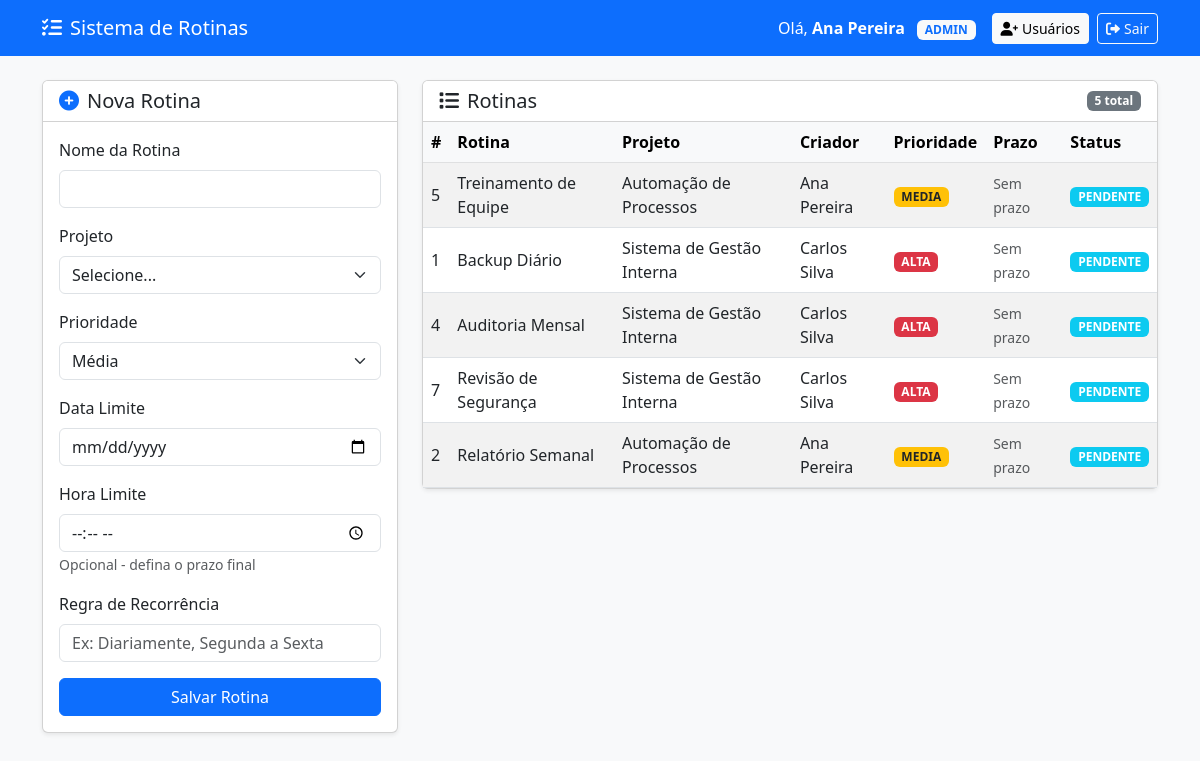
Page /php/interface.php (signed in) on the committed database.
### tables this page shows
CREATE TABLE `rotina` (
  `idRotina` int(11) NOT NULL,
  `idProjeto` int(11) NOT NULL,
  `idCriador` int(11) NOT NULL,
  `nome` varchar(255) NOT NULL,
  `dataHoraCriacao` datetime DEFAULT current_timestamp(),
  `dataConclusao` date DEFAULT NULL,
  `dataLimite` timestamp NULL DEFAULT NULL,
  `horaConclusao` time DEFAULT NULL,
  `recorrente` tinyint(1) DEFAULT 0,
  `recorrenciaRegra` varchar(255) DEFAULT NULL,
  `status` enum('PENDENTE','EM_EXECUCAO','CONCLUIDA','CANCELADA') NOT NULL DEFAULT 'PENDENTE',
  `prioridade` enum('BAIXA','MEDIA','ALTA') NOT NULL DEFAULT 'MEDIA',
  `ultimaModificacao` timestamp NOT NULL DEFAULT current_timestamp() ON UPDATE current_timestamp()
);

CREATE TABLE `projeto` (
  `idProjeto` int(11) NOT NULL,
  `idCriador` int(11) NOT NULL,
  `nome` varchar(255) NOT NULL
);

CREATE TABLE `usuario` (
  `idUsuario` int(11) NOT NULL,
  `idEmpresa` int(11) NOT NULL,
  `nome` varchar(255) NOT NULL,
  `cpf` varchar(14) NOT NULL,
  `email` varchar(255) NOT NULL,
  `senhaHash` varchar(255) NOT NULL,
  `nivel` enum('MASTER','ADMIN','FUNCIONARIO') NOT NULL,
  `status` enum('ATIVO','INATIVO','BLOQUEADO') NOT NULL DEFAULT 'ATIVO',
  `segredo2FA` varchar(255) DEFAULT NULL,
  `dataHoraInsercao` datetime DEFAULT current_timestamp()
);

### php/interface.php (the view, shortened to what this page needs)
<?php
require_once 'conexao.php';
$idEmpresa = $_SESSION['idEmpresa'];
$sqlListagem = "
    SELECT r.*, p.nome AS nome_projeto, u.nome AS nome_criador
    FROM Rotina r
    JOIN Projeto p ON r.idProjeto = p.idProjeto
    JOIN Usuario uc ON p.idCriador = uc.idUsuario
    JOIN Usuario u ON r.idCriador = u.idUsuario
    WHERE uc.idEmpresa = :idEmpresa
    ORDER BY r.dataHoraCriacao DESC
";
$stmt = $pdo->prepare($sqlListagem);
$stmt->execute([':idEmpresa' => $idEmpresa]);
$rotinas = $stmt->fetchAll(PDO::FETCH_ASSOC);
?>
<!DOCTYPE html>
<html lang="pt-br">
<head>
    <link href="https://cdn.jsdelivr.net/npm/bootstrap@5.3.0/dist/css/bootstrap.min.css" rel="stylesheet">
    <link href="https://cdnjs.cloudflare.com/ajax/libs/font-awesome/6.0.0/css/all.min.css" rel="stylesheet">
</head>
<body class="bg-light">
<nav class="navbar navbar-expand-lg navbar-dark bg-primary mb-4">
    <div class="container">
        <a class="navbar-brand" href="#"><i class="fas fa-tasks me-2"></i>Sistema de Rotinas</a>
        <div class="d-flex align-items-center">
            <span class="text-white me-3">
                Olá, <strong><?= $_SESSION['nome'] ?></strong>
                <span class="badge bg-light text-primary ms-2"><?= $_SESSION['nivel'] ?></span>
            </span>
            <?php if ($_SESSION['nivel'] == 'ADMIN' || $_SESSION['nivel'] == 'MASTER'): ?>
                <a href="cadastro_usuario.php" class="btn btn-light btn-sm me-2">
                    <i class="fas fa-user-plus me-1"></i>Usuários
                </a>
            <?php endif; ?>
            <a href="logout.php" class="btn btn-outline-light btn-sm">
                <i class="fas fa-sign-out-alt me-1"></i>Sair
            </a>
        </div>
    </div>
</nav>
<div class="container">
    <div class="row">
        <div class="col-md-4">
            <div class="card shadow-sm mb-4">
                <div class="card-header bg-white">
                    <h5 class="card-title mb-0">
                        <i class="fas fa-plus-circle text-primary me-2"></i>Nova Rotina
                    </h5>
                </div>
                <div class="card-body">
                    <form method="POST">
                        <div class="mb-3">
                            <label class="form-label">Nome da Rotina</label>
                            <input type="text" name="nome" class="form-control" required>
                        </div>
                        <div class="mb-3">
                            <label class="form-label">Projeto</label>
                            <select name="idProjeto" class="form-select" required>
                                <option value="">Selecione...</option>
                            </select>
                        </div>
                        <div class="mb-3">
                            <label class="form-label">Prioridade</label>
                            <select name="prioridade" class="form-select">
                                <option value="MEDIA" selected>Média</option>
                            </select>
                        </div>
                        <div class="mb-3">
                            <label class="form-label">Data Limite</label>
                            <input type="date" name="dataLimite" class="form-control">
                        </div>
                        <div class="mb-3">
                            <label class="form-label">Hora Limite</label>
                            <input type="time" name="horaLimite" class="form-control">
                            <small class="text-muted">Opcional - defina o prazo final</small>
                        </div>
                        <div class="mb-3">
                            <label class="form-label">Regra de Recorrência</label>
                            <input type="text" name="recorrencia" class="form-control" placeholder="Ex: Diariamente, Segunda a Sexta">
                        </div>
                        <div class="d-grid">
                            <button type="submit" class="btn btn-primary">Salvar Rotina</button>
                        </div>
                    </form>
                </div>
            </div>
        </div>
        <div class="col-md-8">
            <div class="card shadow-sm">
                <div class="card-header bg-white d-flex justify-content-between align-items-center">
                    <h5 class="card-title mb-0"><i class="fas fa-list me-2"></i>Rotinas</h5>
                    <span class="badge bg-secondary"><?= count($rotinas) ?> total</span>
                </div>
                <div class="table-responsive">
                    <table class="table table-hover table-striped mb-0">
                        <thead class="table-light">
                            <tr>
                                <th>#</th>
                                <th>Rotina</th>
                                <th>Projeto</th>
                                <th>Criador</th>
                                <th>Prioridade</th>
                                <th>Prazo</th>
                                <th>Status</th>
                            </tr>
                        </thead>
                        <tbody>
                        <?php if ($rotinas): ?>
                            <?php foreach ($rotinas as $r): ?>
                                <tr>
                                    <td><?= $r['idRotina'] ?></td>
                                    <td><?= htmlspecialchars($r['nome']) ?></td>
                                    <td><?= htmlspecialchars($r['nome_projeto']) ?></td>
                                    <td><?= htmlspecialchars($r['nome_criador']) ?></td>
                                    <td>
                                        <?php
                                            $class = [
                                                'ALTA' => 'bg-danger',
                                                'MEDIA' => 'bg-warning text-dark',
                                                'BAIXA' => 'bg-success'
                                            ][$r['prioridade']] ?? 'bg-secondary';
                                        ?>
                                        <span class="badge <?= $class ?>"><?= $r['prioridade'] ?></span>
                                    </td>
                                    <td>
                                        <?php if ($r['dataLimite']): ?>
                                            <?php
                                                $dataLimite = new DateTime($r['dataLimite']);
                                                $agora = new DateTime();
                                                $diff = $agora->diff($dataLimite);
                                                $diasRestantes = ($dataLimite > $agora) ? $diff->days : -$diff->days;
                                                if ($diasRestantes < 0) {
                                                    $prazoClass = 'text-danger fw-bold';
                                                    $prazoIcon = 'fa-exclamation-triangle';
                                                } elseif ($diasRestantes <= 2) {
                                                    $prazoClass = 'text-warning fw-bold';
                                                    $prazoIcon = 'fa-clock';
                                                } else {
                                                    $prazoClass = 'text-muted';
                                                    $prazoIcon = 'fa-calendar';
                                                }
                                            ?>
                                            <small class="<?= $prazoClass ?>">
                                                <i class="fas <?= $prazoIcon ?> me-1"></i>
                                                <?= $dataLimite->format('d/m/Y H:i') ?>
                                            </small>
                                        <?php else: ?>
                                            <small class="text-muted">Sem prazo</small>
                                        <?php endif; ?>
                                    </td>
                                    <td><span class="badge bg-info"><?= $r['status'] ?></span></td>
                                </tr>
                            <?php endforeach; ?>
                        <?php endif; ?>
                        </tbody>
                    </table>
                </div>
            </div>
        </div>
    </div>
</div>
</body>
</html>

### php/interface.php (style rules this page uses)
.table td { vertical-align: middle; }

### rows in the picture
rotina: idRotina "5", nome "Treinamento de Equipe", idProjeto.nome "Automação de Processos", idCriador.nome "Ana Pereira", prioridade "MEDIA", shows "Sem prazo", status "PENDENTE"
rotina: idRotina "1", nome "Backup Diário", idProjeto.nome "Sistema de Gestão Interna", idCriador.nome "Carlos Silva", prioridade "ALTA", shows "Sem prazo", status "PENDENTE"
rotina: idRotina "4", nome "Auditoria Mensal", idProjeto.nome "Sistema de Gestão Interna", idCriador.nome "Carlos Silva", prioridade "ALTA", shows "Sem prazo", status "PENDENTE"
rotina: idRotina "7", nome "Revisão de Segurança", idProjeto.nome "Sistema de Gestão Interna", idCriador.nome "Carlos Silva", prioridade "ALTA", shows "Sem prazo", status "PENDENTE"
rotina: idRotina "2", nome "Relatório Semanal", idProjeto.nome "Automação de Processos", idCriador.nome "Ana Pereira", prioridade "MEDIA", shows "Sem prazo", status "PENDENTE"

### other values in the picture
$_SESSION['nome'] "Ana Pereira"
$_SESSION['nivel'] "ADMIN"
count($rotinas) "5"
